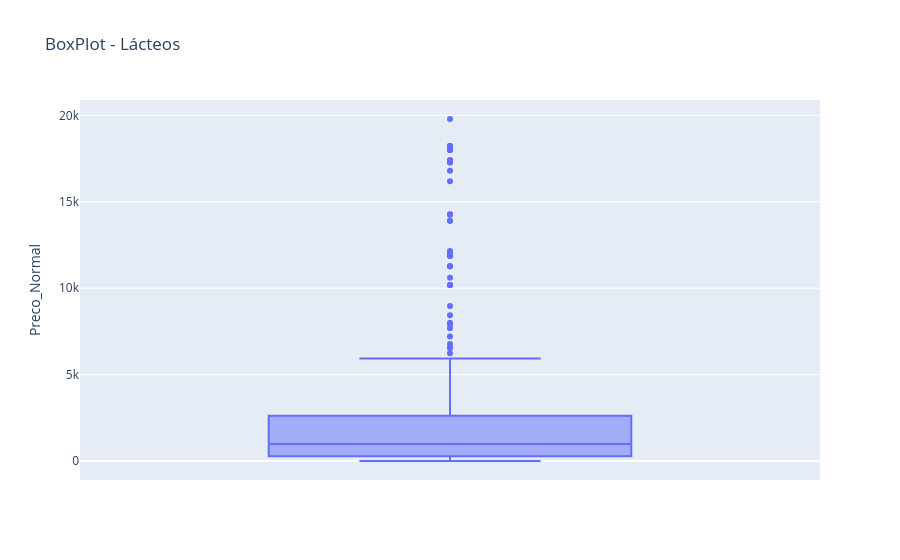

The code cell stored with this chart in its notebook:
### Markdown cell above
Dica: Para trazer apenas os dados da categoria que você deseja você pode usar o df.loc[df['Categoria'] == 'CATEGORIA ESCOLHIDA'

### Code cell
# Seu código aqui
df_lacteos = df.loc[df['Categoria'] == 'lacteos']
fig = px.box(df_lacteos, y='Preco_Normal', title='BoxPlot - Lácteos')
fig.show()

### Figure 1 — Plotly figure (JSON) as saved in the notebook; plotly's stock layout.template omitted (floating-point values rounded to 4 significant figures; data arrays with more than 128 entries replaced by an {"elided": "..."} marker saying what was removed)
{"data": [{"alignmentgroup": "True", "hovertemplate": "Preco_Normal=%{y}<extra></extra>", "legendgroup": "", "marker": {"color": "#636efa"}, "name": "", "notched": false, "offsetgroup": "", "orientation": "v", "showlegend": false, "type": "box", "x0": " ", "xaxis": "x", "y": {"elided": "447 int values"}, "y0": " ", "yaxis": "y"}], "layout": {"boxmode": "group", "legend": {"tracegroupgap": 0}, "title": {"text": "BoxPlot - Lácteos"}, "xaxis": {"anchor": "y", "domain": [0, 1]}, "yaxis": {"anchor": "x", "domain": [0, 1], "title": {"text": "Preco_Normal"}}}}
